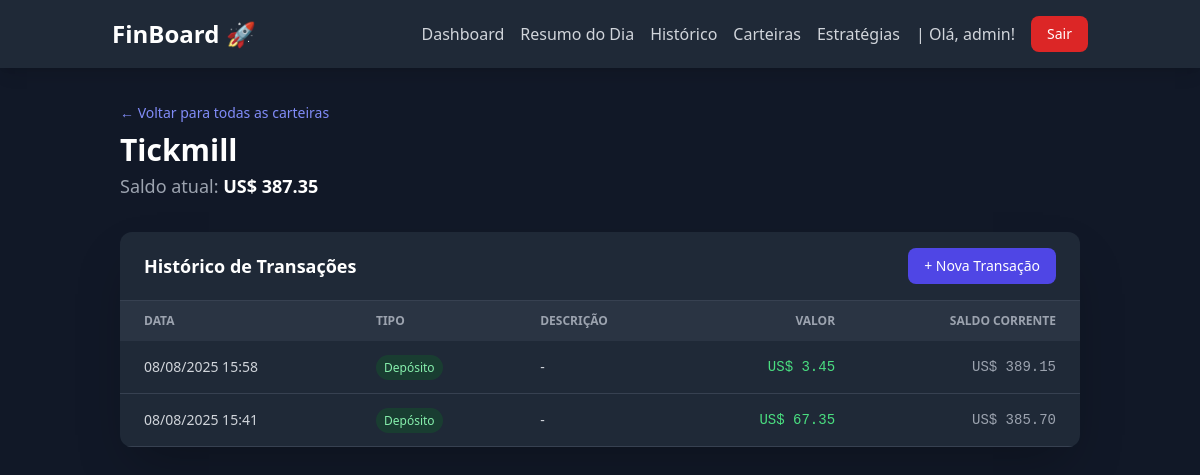
The app's page /dashboard/accounts/2/ (signed in), older data.
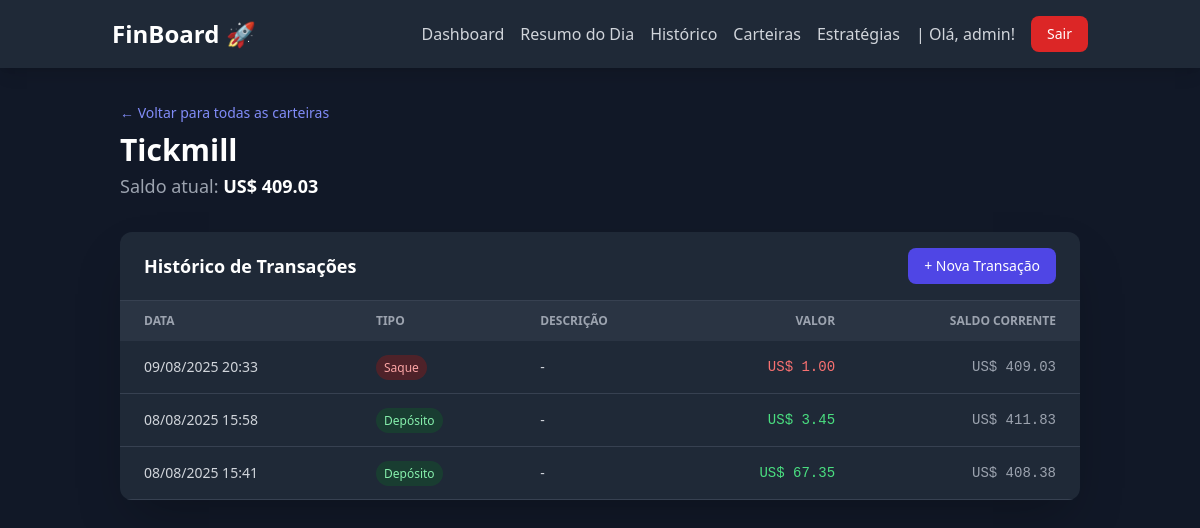
The same page, newer data.
### dashboard/models.py (models this page shows, shortened)
class Account(models.Model):
    CURRENCY_CHOICES = [
        ('BRL', 'Real Brasileiro'),
        ('USD', 'Dólar Americano'),
    ]
    user = models.ForeignKey(
        User, on_delete=models.CASCADE, verbose_name="Usuário")
    name = models.CharField("Nome da Carteira", max_length=100,
                            help_text="Ex: Corretora XP, Binance Futures")
    currency = models.CharField(
        "Moeda", max_length=3, choices=CURRENCY_CHOICES, default='BRL')
    initial_balance = models.DecimalField(
        "Saldo Inicial", max_digits=12, decimal_places=2, default=0.0)
    is_active = models.BooleanField("Ativa", default=True)
    @property
    def current_balance(self):
        balance = self.initial_balance
        transaction_total = self.transactions.aggregate(
            total=Sum(
                Case(
                    When(type='DEPOSITO', then='amount'),
                    When(type='SAQUE', then=F('amount') * -1),
                    default=Decimal('0.0'),
                    output_field=models.DecimalField()
                )
            )
        )['total'] or Decimal('0.00')
        balance += transaction_total
        operations_pl = self.operation_set.filter(status='FECHADA').aggregate(
            total_pl=Sum('net_financial_result')
        )['total_pl'] or Decimal('0.00')
        balance += operations_pl
        return round(balance, 2)

class Transaction(models.Model):
    TRANSACTION_TYPE_CHOICES = [
        ('DEPOSITO', 'Depósito'),
        ('SAQUE', 'Saque'),
    ]
    account = models.ForeignKey(Account, on_delete=models.CASCADE,
                                related_name='transactions', verbose_name="Carteira")
    type = models.CharField("Tipo", max_length=10,
                            choices=TRANSACTION_TYPE_CHOICES)
    amount = models.DecimalField("Valor", max_digits=12, decimal_places=2)
    date = models.DateTimeField("Data")
    description = models.CharField(
        "Descrição", max_length=200, blank=True, null=True)

### dashboard/views.py (the view)
# urls.py: path('accounts/<int:pk>/', views.account_detail, name='account_detail'),
@login_required
def account_detail(request, pk):
    account = get_object_or_404(Account, pk=pk, user=request.user)
    transactions = account.transactions.all()
    closed_ops = account.operation_set.filter(
        status='FECHADA', end_date__isnull=False)
    all_events = []
    for t in transactions:
        all_events.append({
            'date': t.date,
            'amount': t.amount if t.type == 'DEPOSITO' else -t.amount,
            'is_transaction': True,  # Marca que este evento é uma transação
            'object': t  # Guarda o objeto original da transação
        })
    for op in closed_ops:
        if op.net_financial_result is not None:
            all_events.append({
                'date': op.end_date,
                'amount': op.net_financial_result,
                'is_transaction': False  # Marca que não é uma transação
            })
    all_events.sort(key=lambda x: x['date'])
    running_balance = account.initial_balance
    transactions_with_balance = []
    for event in all_events:
        running_balance += event['amount']
        if event['is_transaction']:
            transaction_obj = event['object']
            transaction_obj.running_balance = running_balance  # Anexa o saldo ao objeto
            transactions_with_balance.append(transaction_obj)
    transactions_with_balance.reverse()
    context = {
        'account': account,
        'transactions': transactions_with_balance,
    }
    return render(request, 'dashboard/account_detail.html', context)

### dashboard/templatetags/currency_filters.py (called while the page is built)
@register.filter(name='format_currency')
def format_currency(value, currency_code):
    try:
        value = Decimal(value)
    except (ValueError, TypeError):
        return value
    formatted_value = intcomma(value).replace(
        ",", "TEMP_COMMA").replace(".", ",").replace("TEMP_COMMA", ".")
    if currency_code == 'BRL':
        return f"R$ {formatted_value}"
    elif currency_code == 'USD':
        return f"US$ {formatted_value}"
    else:
        return f"{currency_code} {formatted_value}"

### dashboard/templates/dashboard/account_detail.html
{% extends 'core/base.html' %}
{% load currency_filters %}
{% block content %}
<div class="container mx-auto px-4 sm:px-6 lg:px-8 py-8">
    <div class="mb-8">
        <a href="{% url 'dashboard:account_list' %}" class="text-sm text-indigo-400 hover:text-indigo-300 transition-colors">&larr; Voltar para todas as carteiras</a>
        <h1 class="text-3xl font-bold text-white mt-2">{{ account.name }}</h1>
        <p class="mt-1 text-lg text-gray-400">Saldo atual:
            <span class="font-bold text-white">{{ account.current_balance|format_currency:account.currency }}</span>
        </p>
    </div>
    <div class="bg-gray-800 rounded-xl shadow-2xl overflow-hidden">
        <div class="flex justify-between items-center px-6 py-4 border-b border-gray-700">
            <h3 class="text-lg font-semibold text-white">Histórico de Transações</h3>
            <a href="{% url 'dashboard:transaction_add' account_pk=account.pk %}" class="px-4 py-2 text-sm font-medium text-white bg-indigo-600 rounded-lg hover:bg-indigo-700 transition-colors">
                + Nova Transação
            </a>
        </div>
        <div <div class="overflow-x-auto">
            <table class="min-w-full text-sm text-left text-gray-300">
                <thead class="text-xs text-gray-400 uppercase bg-gray-700/50">
                    <tr>
                        <th scope="col" class="px-6 py-3">Data</th>
                        <th scope="col" class="px-6 py-3">Tipo</th>
                        <th scope="col" class="px-6 py-3">Descrição</th>
                        <th scope="col" class="px-6 py-3 text-right">Valor</th>
                        <th scope="col" class="px-6 py-3 text-right">Saldo Corrente</th>
                    </tr>
                </thead>
                <tbody>
                    {% for tx in transactions %}
                    <tr class="border-b border-gray-700 hover:bg-gray-700/40 transition-colors">
                        <td class="px-6 py-4 whitespace-nowrap">{{ tx.date|date:"d/m/Y H:i" }}</td>
                        <td class="px-6 py-4">
                            {% if tx.type == 'DEPOSITO' %}
                                <span class="px-2 py-1 text-xs font-medium text-green-300 bg-green-900/50 rounded-full">{{ tx.get_type_display }}</span>
                            {% else %}
                                <span class="px-2 py-1 text-xs font-medium text-red-300 bg-red-900/50 rounded-full">{{ tx.get_type_display }}</span>
                            {% endif %}
                        </td>
                        <td class="px-6 py-4">{{ tx.description|default:"-" }}</td>
                        <td class="px-6 py-4 text-right font-mono {% if tx.type == 'DEPOSITO' %}text-green-400{% else %}text-red-400{% endif %}">
                            {{ tx.amount|format_currency:account.currency }}
                        </td>
                        <td class="px-6 py-4 text-right font-mono text-gray-400">
                            {{ tx.running_balance|format_currency:account.currency }}
                        </td>
                    </tr>
                    {% empty %}
                    <tr>
                        <td colspan="5" class="text-center py-10 text-gray-500">
                            Nenhuma transação registrada para esta carteira.
                        </td>
                    </tr>
                    {% endfor %}
                </tbody>
            </table>
        </div>
    </div>
</div>
{% endblock %}

### core/templates/core/base.html (shortened to what this page needs)
{% load static %}
<!DOCTYPE html>
<html lang="pt-br" class="dark">
<head>
    <link href="{% static 'core/css/output.css' %}" rel="stylesheet">
</head>
<body class="bg-gray-900">
    <header class="bg-gray-800 shadow-lg sticky top-0 z-50">
        <nav class="container mx-auto px-6 py-4">
            <div class="flex items-center justify-between">
                <a href="{% url 'core:home' %}" class="text-white text-2xl font-bold hover:text-indigo-400 transition-colors">
                    FinBoard 🚀
                </a>
                <div class="flex items-center space-x-4">
                     {% if user.is_authenticated %}
                        <a href="{% url 'core:home' %}" class="text-gray-300 hover:text-white transition-colors">Dashboard</a>
                        <a href="{% url 'dashboard:daily_summary' %}" class="text-gray-300 hover:text-white transition-colors">Resumo do Dia</a>
                        <a href="{% url 'dashboard:operation_list' %}" class="text-gray-300 hover:text-white transition-colors">Histórico</a>
                        <a href="{% url 'dashboard:account_list' %}" class="text-gray-300 hover:text-white transition-colors">Carteiras</a>
                        <a href="{% url 'dashboard:strategy_list' %}" class="text-gray-300 hover:text-white transition-colors">Estratégias</a>
                        <span class="text-gray-300">| Olá, {{ user.username }}!</span>
                        <a href="{% url 'core:logout' %}" class="px-4 py-2 text-sm font-medium text-white bg-red-600 rounded-lg hover:bg-red-700 transition-colors">
                            Sair
                        </a>
                    {% else %}
                        <a href="{% url 'core:login' %}" class="text-gray-300 hover:text-white transition-colors">Login</a>
                        <a href="{% url 'core:register' %}" class="px-4 py-2 text-sm font-medium text-white bg-indigo-600 rounded-lg hover:bg-indigo-700 transition-colors">
                            Cadastre-se
                        </a>
                    {% endif %}
                </div>
            </div>
        </nav>
    </header>
    <main>
        {% block content %}
        {% endblock %}
    </main>
</body>
</html>

Row changes from the older to the newer data that the page shows:
computed for Account "Tickmill": current_balance "US$ 387.35" → "US$ 409.03"
added Transaction: date "09/08/2025 20:33", type "Saque", description "-", amount "US$ 1.00", running_balance "US$ 409.03"
computed for Transaction "US$ 3.45": running_balance "US$ 389.15" → "US$ 411.83"
computed for Transaction "US$ 67.35": running_balance "US$ 385.70" → "US$ 408.38"
